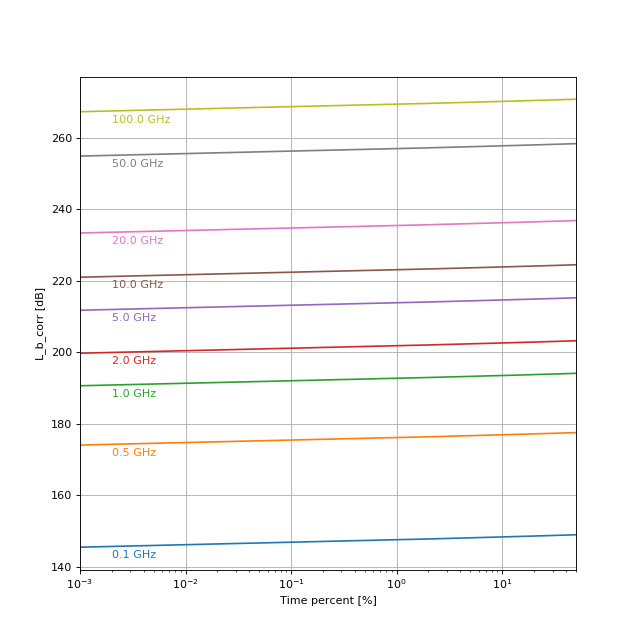

The script that drew this image:
import numpy as np
import matplotlib.pyplot as plt
from astropy import units as u
from pycraf import pathprof, conversions as cnv


lon_tx, lat_tx = 6.8836 * u.deg, 50.525 * u.deg
lon_rx, lat_rx = 7.3334 * u.deg, 50.635 * u.deg
hprof_step = 100 * u.m  # resolution of height profile
omega = 0. * u.percent
temperature = 290. * u.K
pressure = 1013. * u.hPa
h_tg, h_rg = 5 * u.m, 50 * u.m
G_t, G_r = 0 * cnv.dBi, 15 * cnv.dBi
zone_t, zone_r = pathprof.CLUTTER.URBAN, pathprof.CLUTTER.SUBURBAN

frequency = np.array([0.1, 0.5, 1, 2, 5, 10, 20, 50, 100])
time_percent = np.logspace(-3, np.log10(50), 100)

# as frequency and time_percent are arrays, we need to add
# new axes to allow proper broadcasting
results = pathprof.losses_complete(
    frequency[:, np.newaxis] * u.GHz,
    temperature,
    pressure,
    lon_tx, lat_tx,
    lon_rx, lat_rx,
    h_tg, h_rg,
    hprof_step,
    time_percent[np.newaxis] * u.percent,
    zone_t=zone_t, zone_r=zone_r,
    )

fig, ax = plt.subplots(1, figsize=(8, 8))
L_b_corr = results['L_b_corr'].value
t = time_percent.squeeze()
lidx = np.argmin(np.abs(t - 2e-3))
for idx, f in enumerate(frequency.squeeze()):
    p = ax.semilogx(t, L_b_corr[idx], '-')
    ax.text(
        2e-3, L_b_corr[idx][lidx] - 1,
        '{:.1f} GHz'.format(f),
        ha='left', va='top', color=p[0].get_color(),
        )

ax.grid()
ax.set_xlim((time_percent[0], time_percent[-1]))
ax.set_xlabel('Time percent [%]')
ax.set_ylabel('L_b_corr [dB]')
